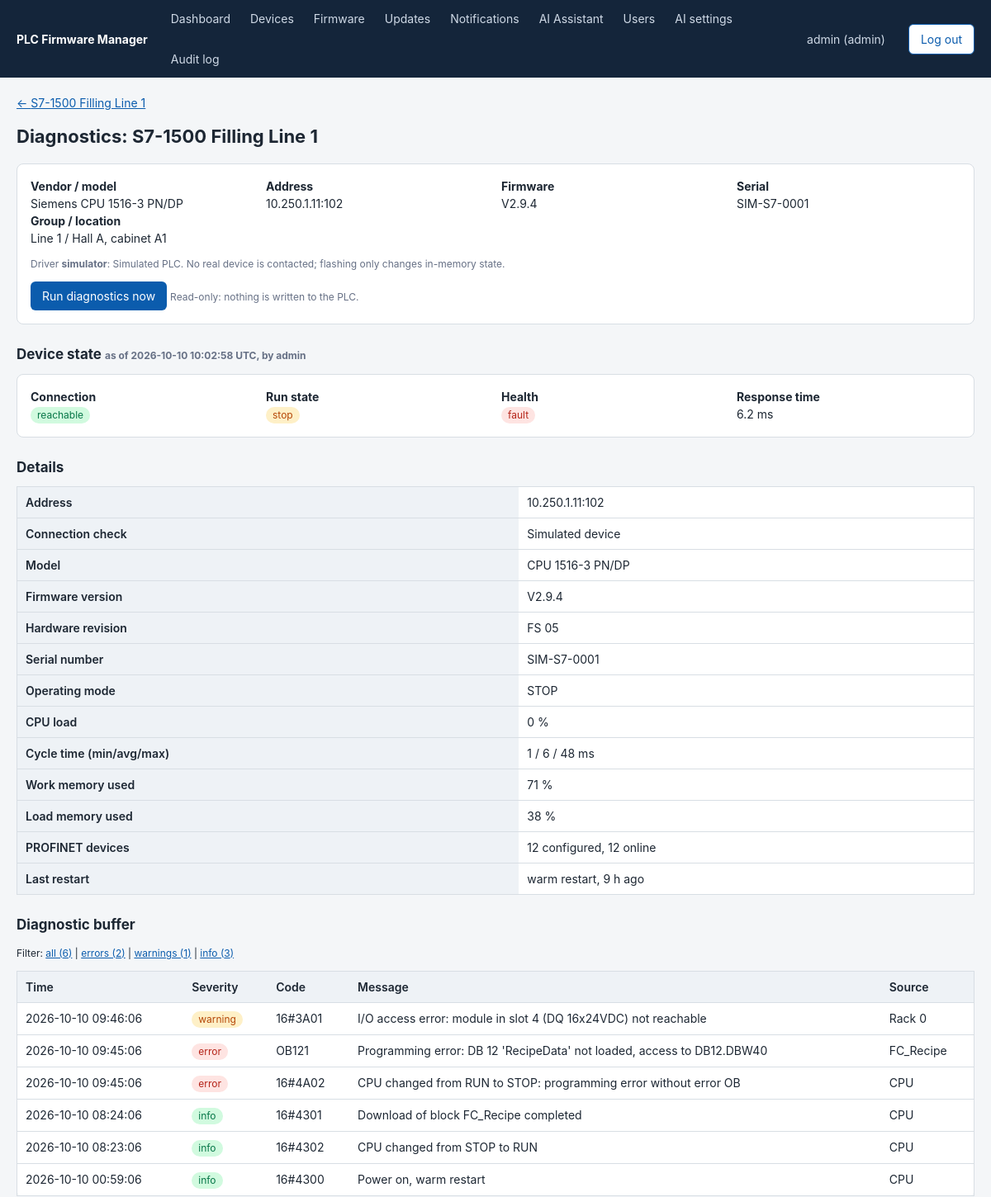
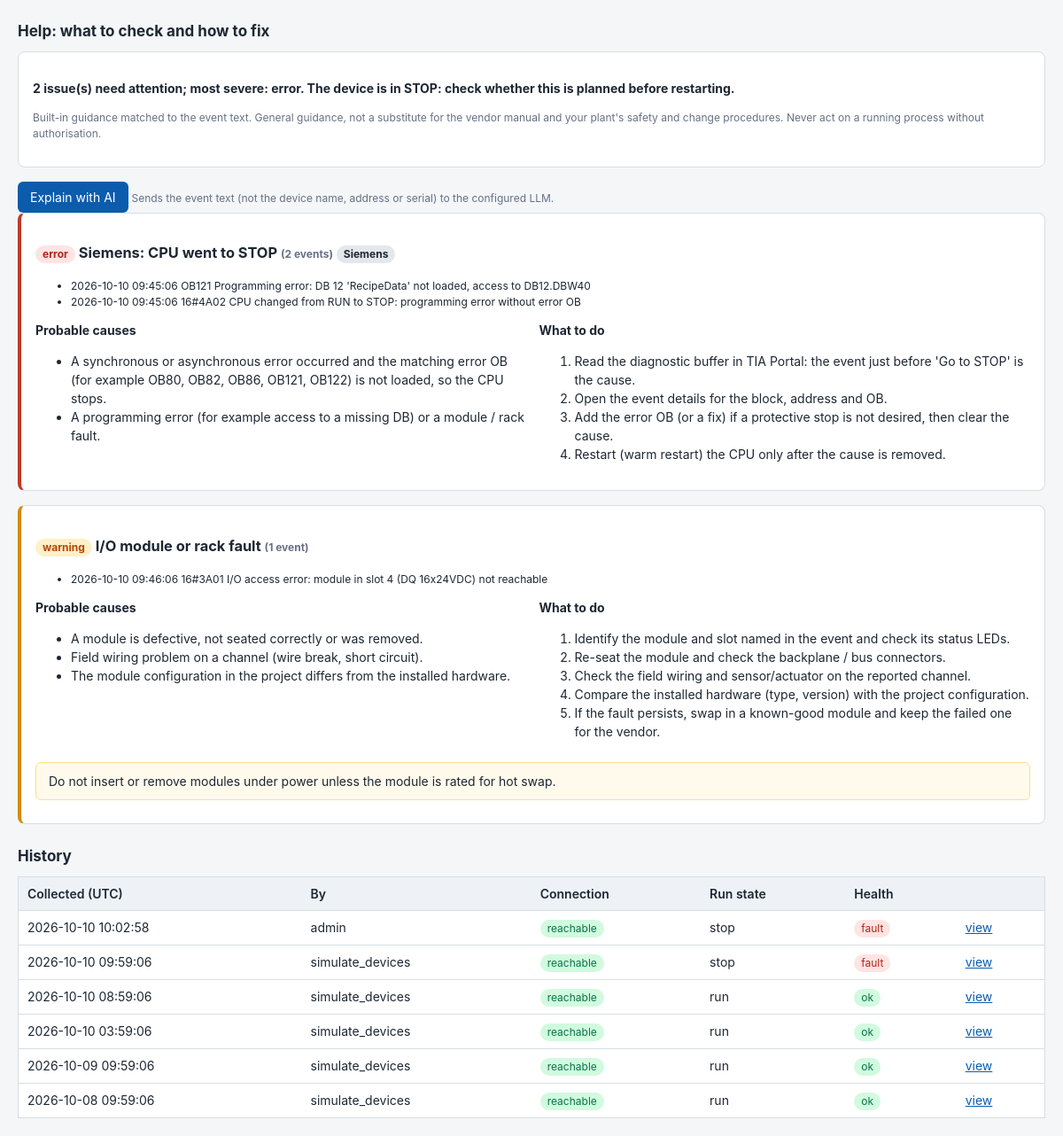
Page /devices/1/diagnostics (signed in) on the committed database (2 pictures, top to bottom).
### app/models.py (models this page shows, shortened)
class User(Base):
    __tablename__ = "users"
    id: Mapped[int] = mapped_column(primary_key=True)
    username: Mapped[str] = mapped_column(String(64), unique=True)
    password_hash: Mapped[str] = mapped_column(String(128))
    role: Mapped[str] = mapped_column(String(16), default="viewer")
    active: Mapped[bool] = mapped_column(Boolean, default=True)
    created_at: Mapped[datetime] = mapped_column(DateTime, default=utcnow)

class Device(Base):
    __tablename__ = "devices"
    __table_args__ = (UniqueConstraint("ip_address", "port", name="uq_device_endpoint"),)
    id: Mapped[int] = mapped_column(primary_key=True)
    name: Mapped[str] = mapped_column(String(100))
    vendor: Mapped[str] = mapped_column(String(32))
    model: Mapped[str] = mapped_column(String(100), default="")
    driver: Mapped[str] = mapped_column(String(32))
    ip_address: Mapped[str] = mapped_column(String(45))
    port: Mapped[int] = mapped_column(Integer)
    group_name: Mapped[str] = mapped_column(String(100), default="")
    location: Mapped[str] = mapped_column(String(200), default="")
    notes: Mapped[str] = mapped_column(Text, default="")
    firmware_version: Mapped[str] = mapped_column(String(64), default="")
    hardware_revision: Mapped[str] = mapped_column(String(64), default="")
    serial_number: Mapped[str] = mapped_column(String(64), default="")
    status: Mapped[str] = mapped_column(String(16), default="unknown")  # online/offline/unknown
    version_source: Mapped[str] = mapped_column(String(16), default="manual")  # manual/device
    last_seen: Mapped[datetime | None] = mapped_column(DateTime, nullable=True)
    credentials_enc: Mapped[str | None] = mapped_column(Text, nullable=True)
    created_at: Mapped[datetime] = mapped_column(DateTime, default=utcnow)
    jobs: Mapped[list["UpdateJob"]] = relationship(back_populates="device", cascade="all, delete-orphan")
    notifications: Mapped[list["Notification"]] = relationship(
        back_populates="device", cascade="all, delete-orphan")
    diagnostics: Mapped[list["DiagSnapshot"]] = relationship(
        back_populates="device", cascade="all, delete-orphan")

class DiagSnapshot(Base):
    __tablename__ = "diag_snapshots"
    id: Mapped[int] = mapped_column(primary_key=True)
    device_id: Mapped[int] = mapped_column(ForeignKey("devices.id"), index=True)
    collected_at: Mapped[datetime] = mapped_column(DateTime, default=utcnow)
    collected_by: Mapped[str] = mapped_column(String(64), default="")
    reachable: Mapped[bool] = mapped_column(Boolean, default=False)
    run_state: Mapped[str] = mapped_column(String(16), default="unknown")
    health: Mapped[str] = mapped_column(String(16), default="unknown")
    latency_ms: Mapped[float | None] = mapped_column(Float, nullable=True)
    data: Mapped[str] = mapped_column(Text, default="{}")  # JSON: facts, events, notes
    device: Mapped[Device] = relationship(back_populates="diagnostics")
    advice: Mapped["DiagAdvice | None"] = relationship(
        back_populates="snapshot", cascade="all, delete-orphan", uselist=False)

### app/routers/diagnostics.py (the view)
@router.get("/{device_id}/diagnostics")
def view(request: Request, device_id: int, snapshot: int = 0, severity: str = "",
         user: User = Depends(current_user), db: Session = Depends(get_db)):
    device = _get(db, device_id)
    snaps = diagnostics.history(db, device.id)
    current = diagnostics.get_snapshot(db, device.id, snapshot) if snapshot else (snaps[0] if snaps else None)
    if snapshot and current is None:
        raise HTTPException(404, "Snapshot not found")
    data = current.parsed if current else {"facts": {}, "events": [], "notes": [], "events_available": False}
    events = data["events"]
    counts = {s: sum(1 for e in events if e.get("severity") == s) for s in SEVERITIES}
    if severity in SEVERITIES:
        events = [e for e in events if e.get("severity") == severity]
    driver_cls = DRIVERS.get(device.driver)
    help_ = (advisor.advise(device.vendor, data, reachable=current.reachable, health=current.health,
                            run_state=current.run_state) if current else None)
    ai_advice = current.advice.parsed if current and current.advice else None
    return render(request, "diagnostics.html", user, db, device=device, snap=current, snaps=snaps,
                  data=data, events=events, counts=counts, severity=severity, help=help_,
                  ai_advice=ai_advice, ai_model=current.advice.model if ai_advice else "",
                  ai_available=settings.llm_enabled and settings.llm_send_fleet_data,
                  is_latest=bool(current and snaps and current.id == snaps[0].id),
                  driver_notes=driver_cls.notes if driver_cls else "")

### app/templates/diagnostics.html (shortened to what this page needs)
{% extends "base.html" %}
{% block content %}
<p><a href="/devices/{{ device.id }}">&larr; {{ device.name }}</a></p>
<h1>Diagnostics: {{ device.name }}</h1>
<div class="card">
  <div class="row">
    <div><b>Vendor / model</b><br>{{ device.vendor }} {{ device.model or '-' }}</div>
    <div><b>Address</b><br>{{ device.ip_address }}:{{ device.port }}</div>
    <div><b>Firmware</b><br>{{ device.firmware_version or 'unknown' }}</div>
    <div><b>Serial</b><br>{{ device.serial_number or '-' }}</div>
    <div><b>Group / location</b><br>{{ device.group_name or '-' }} / {{ device.location or '-' }}</div>
  </div>
  <p class="muted small">Driver <b>{{ device.driver }}</b>: {{ driver_notes }}</p>
  {% if user.has_role('engineer') %}
  <form class="inline" method="post" action="/devices/{{ device.id }}/diagnostics/run">
    <button type="submit">Run diagnostics now</button>
  </form>
  <span class="muted small">Read-only: nothing is written to the PLC.</span>
  {% endif %}
</div>
{% if not snap %}
<div class="card muted">No diagnostics have been collected for this device yet.</div>
{% else %}
<h2>Device state
  <span class="muted small">as of {{ snap.collected_at.strftime('%Y-%m-%d %H:%M:%S') }} UTC, by {{ snap.collected_by or 'n/a' }}
  {% if not is_latest %}(older snapshot &ndash; <a href="/devices/{{ device.id }}/diagnostics">show latest</a>){% endif %}</span></h2>
<div class="card">
  <div class="row">
    <div><b>Connection</b><br><span class="badge {{ 'online' if snap.reachable else 'offline' }}">{{ 'reachable' if snap.reachable else 'not reachable' }}</span></div>
    <div><b>Run state</b><br><span class="badge s-{{ snap.run_state }}">{{ snap.run_state }}</span></div>
    <div><b>Health</b><br><span class="badge h-{{ snap.health }}">{{ snap.health }}</span></div>
    <div><b>Response time</b><br>{{ '%.1f ms' % snap.latency_ms if snap.latency_ms is not none else '-' }}</div>
  </div>
</div>
<h2>Details</h2>
<table>
  {% for key, value in data.facts.items() %}<tr><th>{{ key }}</th><td>{{ value }}</td></tr>
  {% else %}<tr><td class="muted">No details available.</td></tr>{% endfor %}
</table>
<h2>Diagnostic buffer</h2>
{% if not data.events_available and not data.events %}
<div class="card muted">The device's diagnostic buffer was not read. See the notes above for how to enable it for this vendor.</div>
{% else %}
<p class="small">
  Filter:
  <a href="/devices/{{ device.id }}/diagnostics?snapshot={{ snap.id }}">all ({{ data.events|length }})</a> |
  <a href="/devices/{{ device.id }}/diagnostics?snapshot={{ snap.id }}&amp;severity=error">errors ({{ counts.error }})</a> |
  <a href="/devices/{{ device.id }}/diagnostics?snapshot={{ snap.id }}&amp;severity=warning">warnings ({{ counts.warning }})</a> |
  <a href="/devices/{{ device.id }}/diagnostics?snapshot={{ snap.id }}&amp;severity=info">info ({{ counts.info }})</a>
</p>
<table>
  <tr><th>Time</th><th>Severity</th><th>Code</th><th>Message</th><th>Source</th></tr>
  {% for e in events %}
  <tr><td>{{ e.timestamp or '-' }}</td><td><span class="badge e-{{ e.severity }}">{{ e.severity }}</span></td>
    <td>{{ e.code or '-' }}</td><td>{{ e.message }}</td><td>{{ e.source or '-' }}</td></tr>
  {% else %}<tr><td colspan="5" class="muted">{{ 'No events match this filter.' if severity else 'The diagnostic buffer is empty.' }}</td></tr>{% endfor %}
</table>
{% endif %}
<h2>Help: what to check and how to fix</h2>
<div class="card">
  <p><b>{{ help.overall }}</b></p>
  <p class="muted small">Built-in guidance matched to the event text. {{ help.disclaimer }}</p>
</div>
{% if user.has_role('engineer') %}
<form class="inline" method="post" action="/devices/{{ device.id }}/diagnostics/{{ snap.id }}/explain">
  <button type="submit" {% if not ai_available %}disabled title="An administrator must configure AI under AI settings"{% endif %}>{{ 'Refresh' if ai_advice else 'Explain with AI' }}</button>
</form>
<span class="muted small">{% if ai_available %}Sends the event text (not the device name, address or serial) to the configured LLM.{% else %}AI is not configured; the built-in guidance above is used.{% endif %}</span>
{% endif %}
{% for issue in help.issues %}
<div class="card issue sev-{{ issue.severity }}">
  <h3><span class="badge e-{{ issue.severity }}">{{ issue.severity }}</span> {{ issue.title }}
    {% if issue.count %}<span class="muted small">({{ issue.count }} event{{ 's' if issue.count != 1 }})</span>{% endif %}
    {% if issue.vendor_specific %}<span class="badge">{{ device.vendor }}</span>{% endif %}</h3>
  {% if issue.events %}
  <ul class="small">{% for e in issue.events %}<li>{{ e.timestamp }} {{ e.code }} {{ e.message }}</li>{% endfor %}</ul>
  {% endif %}
  <div class="row">
    <div><b>Probable causes</b><ul>{% for c in issue.causes %}<li>{{ c }}</li>{% endfor %}</ul></div>
    <div><b>What to do</b><ol>{% for s in issue.steps %}<li>{{ s }}</li>{% endfor %}</ol></div>
  </div>
  {% if issue.caution %}<p class="warnbox">{{ issue.caution }}</p>{% endif %}
</div>
{% endfor %}
{% endif %}
<h2>History</h2>
<table>
  <tr><th>Collected (UTC)</th><th>By</th><th>Connection</th><th>Run state</th><th>Health</th><th></th></tr>
  {% for s in snaps %}
  <tr><td>{{ s.collected_at.strftime('%Y-%m-%d %H:%M:%S') }}</td><td>{{ s.collected_by or '-' }}</td>
    <td><span class="badge {{ 'online' if s.reachable else 'offline' }}">{{ 'reachable' if s.reachable else 'not reachable' }}</span></td>
    <td>{{ s.run_state }}</td><td><span class="badge h-{{ s.health }}">{{ s.health }}</span></td>
    <td><a href="/devices/{{ device.id }}/diagnostics?snapshot={{ s.id }}">view</a></td></tr>
  {% else %}<tr><td colspan="6" class="muted">No history yet.</td></tr>{% endfor %}
</table>
{% endblock %}

### app/templates/base.html (shortened to what this page needs)
<!doctype html>
<html lang="en">
<head>
  <link rel="stylesheet" href="/static/style.css">
</head>
<body>
{% if user %}
<header>
  <span class="brand">PLC Firmware Manager</span>
  <nav>
    <a href="/">Dashboard</a>
    <a href="/devices">Devices</a>
    <a href="/firmware">Firmware</a>
    <a href="/updates">Updates</a>
    <a href="/notifications">Notifications{% if unread %} ({{ unread }}){% endif %}</a>
    <a href="/assistant">AI Assistant</a>
    {% if user.has_role('admin') %}<a href="/users">Users</a><a href="/ai-settings">AI settings</a><a href="/audit">Audit log</a>{% endif %}
  </nav>
  <a href="/account">{{ user.username }} ({{ user.role }})</a>
  <form method="post" action="/logout">
    <button class="secondary" type="submit">Log out</button>
  </form>
</header>
{% endif %}
<main>
  {% block content %}{% endblock %}
</main>
</body>
</html>

### app/static/style.css (style rules this page uses)
:root { --bg:#f4f6f8; --fg:#1d2733; --card:#fff; --line:#d8dee4; --accent:#0b5cad; --bad:#b42318; --warn:#b54708; --ok:#067647; }
* { box-sizing: border-box; }
body { margin:0; font:14px/1.5 -apple-system,Segoe UI,Roboto,sans-serif; background:var(--bg); color:var(--fg); }
header { background:#14253a; color:#fff; display:flex; align-items:center; gap:18px; padding:0 20px; flex-wrap:wrap; }
header .brand { font-weight:700; padding:12px 0; }
header nav { display:flex; gap:4px; flex:1; flex-wrap:wrap; }
header a { color:#cfd9e6; text-decoration:none; padding:12px 10px; }
header form { margin:0; display:inline; }
main { max-width:1200px; margin:20px auto; padding:0 20px; }
h1 { font-size:22px; margin:0 0 16px; }
h2 { font-size:17px; margin:24px 0 10px; }
.card { background:var(--card); border:1px solid var(--line); border-radius:8px; padding:16px; margin-bottom:16px; }
table { width:100%; border-collapse:collapse; background:var(--card); border:1px solid var(--line); border-radius:8px; }
th, td { text-align:left; padding:8px 10px; border-bottom:1px solid var(--line); vertical-align:top; }
th { background:#eef2f6; font-weight:600; }
a { color:var(--accent); }
.badge { display:inline-block; padding:1px 8px; border-radius:10px; font-size:12px; background:#e4e7ec; }
.badge.low, .badge.online, .badge.completed, .badge.approved { background:#d1fadf; color:var(--ok); }
.row { display:grid; grid-template-columns:repeat(auto-fit,minmax(220px,1fr)); gap:0 14px; }
button, .btn { background:var(--accent); color:#fff; border:0; border-radius:6px; padding:7px 14px; font:inherit; cursor:pointer; text-decoration:none; display:inline-block; }
button.secondary, .btn.secondary { background:#fff; color:var(--accent); border:1px solid var(--accent); }
.inline { display:inline; margin:0; }
.muted { color:#667085; }
.small { font-size:12px; }
.warnbox { background:#fffaeb; border:1px solid #fedf89; border-radius:6px; padding:10px 14px; margin:10px 0; }
.badge.h-ok, .badge.s-run, .badge.e-info { background:#d1fadf; color:var(--ok); }
.badge.h-warning, .badge.s-stop, .badge.e-warning { background:#fef0c7; color:var(--warn); }
.badge.h-fault, .badge.e-error { background:#fee4e2; color:var(--bad); }
.issue.sev-error { border-left: 4px solid #c0392b; }
.issue.sev-warning { border-left: 4px solid #d68910; }

### rows in the picture
User: username "admin", role "admin"
Device: name "S7-1500 Filling Line 1", vendor "Siemens", model "CPU 1516-3 PN/DP", ip_address "10.250.1.11", port "102", firmware_version "V2.9.4", serial_number "SIM-S7-0001", group_name "Line 1", location "Hall A, cabinet A1", driver "simulator", vendor "Siemens"
DiagSnapshot: collected_at "2026-10-10 10:02:58", collected_by "admin", reachable "reachable", run_state "stop", health "fault", latency_ms "6.2 ms"
DiagSnapshot: collected_at "2026-10-10 09:59:06", collected_by "simulate_devices", reachable "reachable", run_state "stop", health "fault"
DiagSnapshot: collected_at "2026-10-10 08:59:06", collected_by "simulate_devices", reachable "reachable", run_state "run", health "ok"
DiagSnapshot: collected_at "2026-10-10 03:59:06", collected_by "simulate_devices", reachable "reachable", run_state "run", health "ok"
DiagSnapshot: collected_at "2026-10-09 09:59:06", collected_by "simulate_devices", reachable "reachable", run_state "run", health "ok"
DiagSnapshot: collected_at "2026-10-08 09:59:06", collected_by "simulate_devices", reachable "reachable", run_state "run", health "ok"

### other values in the picture
{{ driver_notes }} "Simulated PLC. No real device is contacted; flashing only changes in-memory state."
{{ key }} "Address" "Connection check" "Model" "Firmware version" "Hardware revision" "Serial number" "Operating mode" "CPU load" "Cycle time (min/avg/max)" "Work memory used" "Load memory used" "PROFINET devices" "Last restart"
{{ value }} "10.250.1.11:102" "Simulated device" "CPU 1516-3 PN/DP" "V2.9.4" "FS 05" "SIM-S7-0001" "STOP" "0 %" "1 / 6 / 48 ms" "71 %" "38 %" "12 configured, 12 online" "warm restart, 9 h ago"
{{ data.events|length }} "6"
{{ counts.error }} "2"
{{ counts.warning }} "1"
{{ counts.info }} "3"
{{ e.timestamp or '-' }} "2026-10-10 09:46:06" "2026-10-10 09:45:06" "2026-10-10 09:45:06" "2026-10-10 08:24:06" "2026-10-10 08:23:06" "2026-10-10 00:59:06"
{{ e.severity }} "warning" "error" "error" "info" "info" "info"
{{ e.code or '-' }} "16#3A01" "OB121" "16#4A02" "16#4301" "16#4302" "16#4300"
{{ e.message }} "I/O access error: module in slot 4 (DQ 16x24VDC) not reachable" "Programming error: DB 12 'RecipeData' not loaded, access to DB12.DBW40" "CPU changed from RUN to STOP: programming error without error OB" "Download of block FC_Recipe completed" "CPU changed from STOP to RUN" "Power on, warm restart"
{{ e.source or '-' }} "Rack 0" "FC_Recipe" "CPU" "CPU" "CPU" "CPU"
{{ help.overall }} "2 issue(s) need attention; most severe: error. The device is in STOP: check whether this is planned before restarting."
{{ help.disclaimer }} "General guidance, not a substitute for the vendor manual and your plant's safety and change procedures. Never act on a running process without authorisation."
{{ 'Refresh' if ai_advice else 'Explain with AI' }} "Explain with AI"
